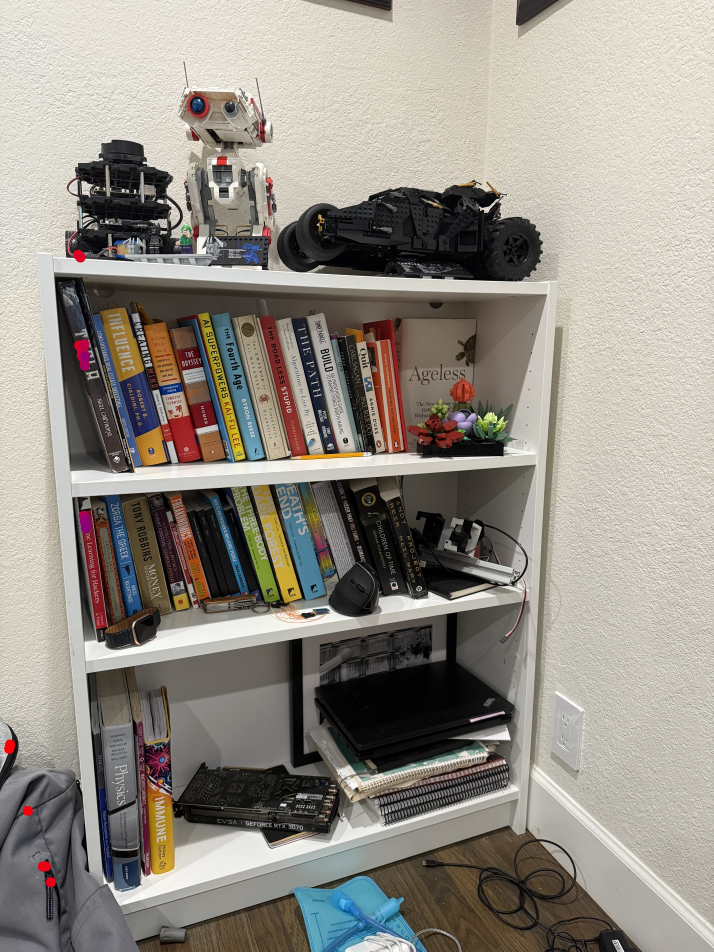
#> input picture images-parallel/pts_visualization1.jpg, 2142 x 2856 px (shown at 1/3 size)
$ python -i feature.py   (imports and definitions only)
#> lines starting #> are read from the running program, lines starting #| are printed output that depends on the picture
import cv2
from src.constants import RESIZE_DIMENSIONS, FEATURE_MATCHES_LIMIT
import os

SIFT_CONTRAST_THRESHOLD = 0.095 # a higher value will result in stronger, but fewer features
SIFT_EDGE_THRESHOLD = 15 # decrease this to filter more edges; higher value == more features
SIFT_SIGMA = 1.6 # Gaussian sigma for initial smoothing (default is 1.6)
SIFT_N_OCTAVE_LAYERS = 5 # Layers per octave (default is 3)
LOWEs_THRESOLD= 0.70 # Lowe's ratio test, the lower the value, the more strict the filter
BLUR_PRE_SIFT = True
USE_HISTOGRAM_EQ = False # Apply histogram equalization
USE_CLAHE = False # Apply CLAHE for adaptive contrast


def get_matches(features_des, matcher_type="bf"):
    # match features between images
    if matcher_type == "bf":
        matcher = cv2.BFMatcher()  # Brute Force Matcher
    elif matcher_type == "flann":
        FLANN_INDEX_KDTREE = 1
        index_params = dict(algorithm=FLANN_INDEX_KDTREE, trees=5)
        search_params = dict(checks=50)
        matcher = cv2.FlannBasedMatcher(index_params, search_params)
    else:
        raise NotImplementedError(f"Matcher type {type} not implemented")

    matches = []
    # Match descriptors between consecutive image pairs
    for i in range(len(features_des) - 1):
        if features_des[i] is not None and features_des[i+1] is not None:
            # Find matches using KNN (k=2 for ratio test)
            knn_matches = matcher.knnMatch(features_des[i], features_des[i+1], k=2)

            # Apply Lowe's ratio test to filter good matches (made by guy who wrote SIFT)
            good_matches = []
            for match_pair in knn_matches:
                if len(match_pair) == 2:
                    m, n = match_pair
                    if m.distance < LOWEs_THRESOLD * n.distance:  # Lowe's ratio test, the lower the value, the more strict the filter
                        good_matches.append(m)

            matches.append(good_matches)
            print(f"Found {len(good_matches)} good matches between image {i} and {i+1}")
    return matches


def get_features(images):
    # find features in each image
    features_kp = []
    features_des = []
    for image in images:
        img = cv2.imread(os.path.join("images", image))
        gray = cv2.cvtColor(img, cv2.COLOR_BGR2GRAY)
        gray = cv2.resize(gray, RESIZE_DIMENSIONS)

        # Enhanced preprocessing for better feature detection
        if BLUR_PRE_SIFT:
            gray = cv2.GaussianBlur(gray, (3, 3), 0)

        # Apply histogram equalization to improve contrast
        if USE_HISTOGRAM_EQ:
            gray = cv2.equalizeHist(gray)

        # Apply CLAHE (Contrast Limited Adaptive Histogram Equalization) for better local contrast
        if USE_CLAHE:
            clahe = cv2.createCLAHE(clipLimit=2.0, tileGridSize=(8,8))
            gray = clahe.apply(gray)

        sift = cv2.SIFT_create(
            contrastThreshold=SIFT_CONTRAST_THRESHOLD,
            edgeThreshold=SIFT_EDGE_THRESHOLD,
            sigma=SIFT_SIGMA,
            nOctaveLayers=SIFT_N_OCTAVE_LAYERS
        )
        kp, des = sift.detectAndCompute(gray, None)
        print(f"Found {len(kp)} features in {image}")
        features_kp.append(kp)
        features_des.append(des)
    return features_kp, features_des

>>> import cv2
>>> picture = cv2.imread('../images-parallel/pts_visualization1.jpg', cv2.IMREAD_GRAYSCALE)
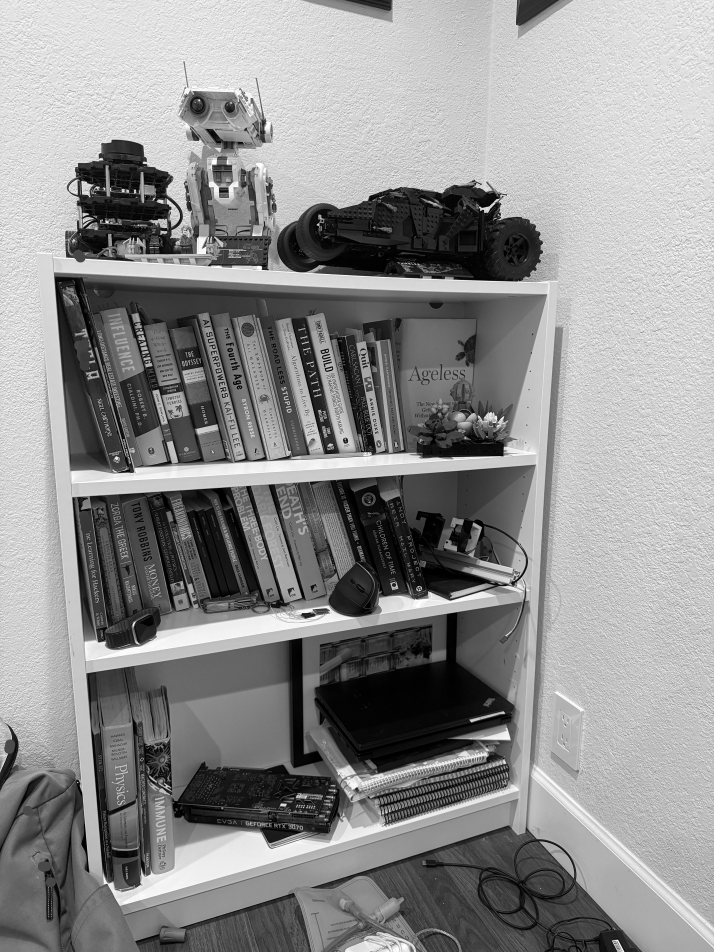
#> picture: shape (2856, 2142) (shown at 1/3 size); min 0, max 255, mean 143.2
#> (the run stopped early here; a loop or call above may not have finished)

$ run again, on images-parallel/pts_visualization2.jpg
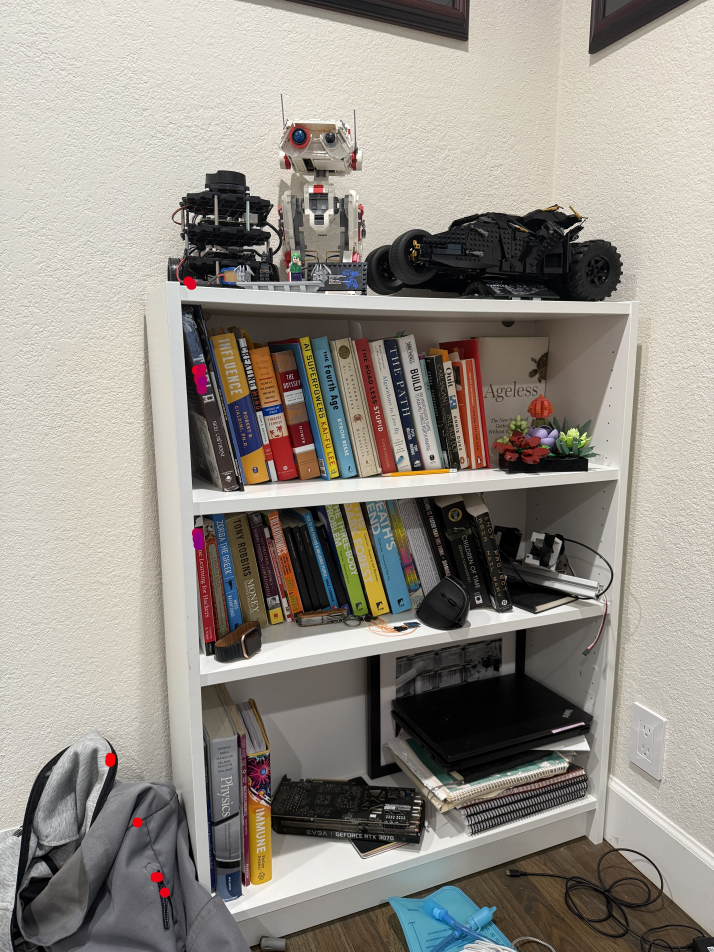
#> input picture images-parallel/pts_visualization2.jpg, 2142 x 2856 px (shown at 1/3 size)
#> `picture = cv2.imread('../images-parallel/pts_visualization1.jpg', cv2...`:
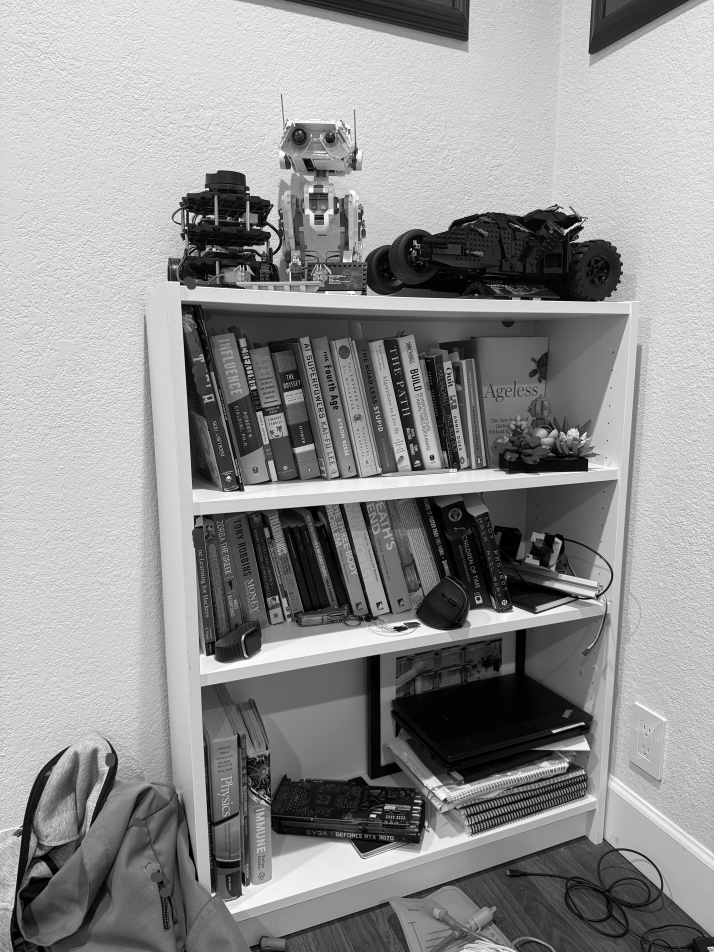
#> picture: shape (2856, 2142) (shown at 1/3 size); min 0, max 255, mean 144.9
